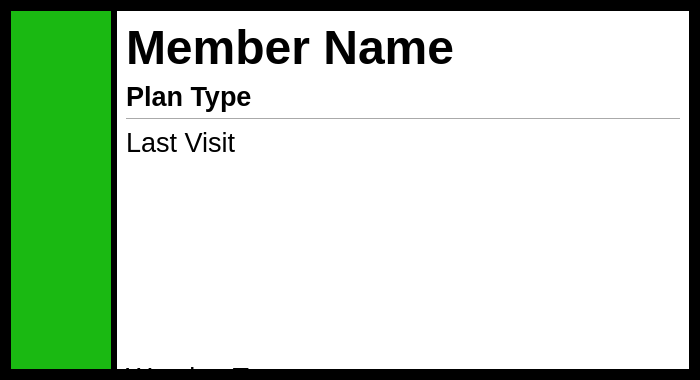
<?xml version="1.0" encoding="UTF-8"?>
<ui version="4.0">
 <class>AccessDialog</class>
 <widget class="QDialog" name="AccessDialog">
  <property name="windowModality">
   <enum>Qt::NonModal</enum>
  </property>
  <property name="geometry">
   <rect>
    <x>0</x>
    <y>0</y>
    <width>700</width>
    <height>380</height>
   </rect>
  </property>
  <property name="minimumSize">
   <size>
    <width>700</width>
    <height>380</height>
   </size>
  </property>
  <property name="windowTitle">
   <string>Access</string>
  </property>
  <property name="styleSheet">
   <string notr="true">background-color: rgb(0, 0, 0);</string>
  </property>
  <property name="modal">
   <bool>false</bool>
  </property>
  <layout class="QHBoxLayout" name="horizontalLayout">
   <item>
    <widget class="QFrame" name="frameLeftBar">
     <property name="minimumSize">
      <size>
       <width>100</width>
       <height>0</height>
      </size>
     </property>
     <property name="maximumSize">
      <size>
       <width>100</width>
       <height>16777215</height>
      </size>
     </property>
     <property name="styleSheet">
      <string notr="true">background-color: rgb(26, 185, 18);</string>
     </property>
     <property name="frameShape">
      <enum>QFrame::NoFrame</enum>
     </property>
     <property name="frameShadow">
      <enum>QFrame::Plain</enum>
     </property>
    </widget>
   </item>
   <item>
    <widget class="QFrame" name="frame_2">
     <property name="styleSheet">
      <string notr="true">background-color: rgb(255, 255, 255);
color: rgb(0, 0, 0);</string>
     </property>
     <property name="frameShape">
      <enum>QFrame::NoFrame</enum>
     </property>
     <property name="frameShadow">
      <enum>QFrame::Plain</enum>
     </property>
     <layout class="QVBoxLayout" name="verticalLayout">
      <item>
       <widget class="QLabel" name="labelName">
        <property name="font">
         <font>
          <pointsize>36</pointsize>
          <weight>75</weight>
          <bold>true</bold>
         </font>
        </property>
        <property name="text">
         <string>Member Name</string>
        </property>
       </widget>
      </item>
      <item>
       <widget class="QLabel" name="labelPlan">
        <property name="font">
         <font>
          <pointsize>20</pointsize>
          <weight>75</weight>
          <bold>true</bold>
         </font>
        </property>
        <property name="text">
         <string>Plan Type</string>
        </property>
       </widget>
      </item>
      <item>
       <spacer name="verticalSpacer">
        <property name="orientation">
         <enum>Qt::Vertical</enum>
        </property>
        <property name="sizeHint" stdset="0">
         <size>
          <width>20</width>
          <height>40</height>
         </size>
        </property>
       </spacer>
      </item>
      <item>
       <widget class="Line" name="line">
        <property name="orientation">
         <enum>Qt::Horizontal</enum>
        </property>
       </widget>
      </item>
      <item>
       <widget class="QLabel" name="labelLastVisit">
        <property name="minimumSize">
         <size>
          <width>0</width>
          <height>60</height>
         </size>
        </property>
        <property name="font">
         <font>
          <pointsize>20</pointsize>
         </font>
        </property>
        <property name="text">
         <string>Last Visit</string>
        </property>
        <property name="alignment">
         <set>Qt::AlignLeading|Qt::AlignLeft|Qt::AlignTop</set>
        </property>
        <property name="wordWrap">
         <bool>true</bool>
        </property>
       </widget>
      </item>
      <item>
       <widget class="QLabel" name="labelWarning">
        <property name="minimumSize">
         <size>
          <width>0</width>
          <height>200</height>
         </size>
        </property>
        <property name="font">
         <font>
          <pointsize>20</pointsize>
         </font>
        </property>
        <property name="text">
         <string>Warning Text</string>
        </property>
        <property name="alignment">
         <set>Qt::AlignBottom|Qt::AlignLeading|Qt::AlignLeft</set>
        </property>
        <property name="wordWrap">
         <bool>true</bool>
        </property>
       </widget>
      </item>
     </layout>
    </widget>
   </item>
  </layout>
 </widget>
 <resources/>
 <connections/>
</ui>
